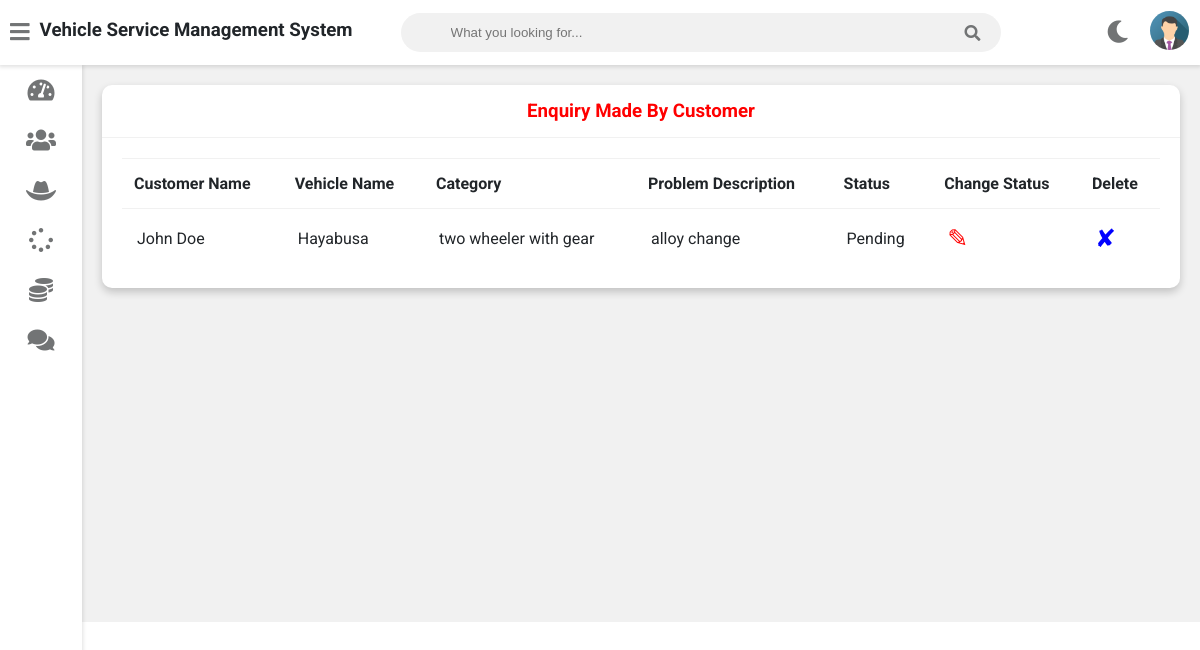
The app's page /admin-view-request (signed in) with its own data.
### vehicle/models.py (models this page shows, shortened)
class Customer(models.Model):
    user=models.OneToOneField(User,on_delete=models.CASCADE)
    profile_pic= models.ImageField(upload_to='profile_pic/CustomerProfilePic/',null=True,blank=True)
    address = models.CharField(max_length=40)
    mobile = models.CharField(max_length=20,null=False)
    @property
    def get_name(self):
        return self.user.first_name+" "+self.user.last_name

class Request(models.Model):
    cat=(('two wheeler with gear','two wheeler with gear'),('two wheeler without gear','two wheeler without gear'),('three wheeler','three wheeler'),('four wheeler','four wheeler'))
    category=models.CharField(max_length=50,choices=cat)
    vehicle_no=models.PositiveIntegerField(null=False)
    vehicle_name = models.CharField(max_length=40,null=False)
    vehicle_model = models.CharField(max_length=40,null=False)
    vehicle_brand = models.CharField(max_length=40,null=False)
    problem_description = models.CharField(max_length=500,null=False)
    date=models.DateField(auto_now=True)
    cost=models.PositiveIntegerField(null=True)
    customer=models.ForeignKey('Customer', on_delete=models.CASCADE,null=True)
    mechanic=models.ForeignKey('Mechanic',on_delete=models.CASCADE,null=True)
    stat=(('Pending','Pending'),('Approved','Approved'),('Repairing','Repairing'),('Repairing Done','Repairing Done'),('Released','Released'))
    status=models.CharField(max_length=50,choices=stat,default='Pending',null=True)

### vehicle/views.py (the view)
# urls.py: path('admin-view-request',views.admin_view_request_view,name='admin-view-request'),
@login_required(login_url='adminlogin')
def admin_view_request_view(request):
    enquiry=models.Request.objects.all().order_by('-id')
    customers=[]
    for enq in enquiry:
        customer=models.Customer.objects.get(id=enq.customer_id)
        customers.append(customer)
    return render(request,'vehicle/admin_view_request.html',{'data':zip(customers,enquiry)})

### templates/vehicle/admin_view_request.html
{% extends 'vehicle/adminbase.html' %}
{% block content %}
	<div class="wrapper">
		<div class="row">
			<div class="col-12 col-m-12 col-sm-12">
				<div class="card">
					<div class="card-header">
						<h3 style="color:red; text-align:center" >Enquiry Made By Customer
						</h3>
					</div>
					<div class="card-content">
						<table>
							<thead>
                <tr>
                  <th>Customer Name</th>
                  <th>Vehicle Name</th>
                  <th>Category</th>
                  <th>Problem Description</th>
                  <th>Status</th>
                  <th>Change Status</th>
                  <th>Delete</th>
                </tr>
							</thead>
							<tbody>
                {% for c,r in data %}
                <tr>
                  <td> {{c.get_name}}</td>
                  <td> {{r.vehicle_name}}</td>
                  <td>{{r.category}}</td>
                  <td>{{r.problem_description}}</td>
                  <td>{{r.status}}</td>
                  <td><a  style="color:red; text-decoration:none;font-size:25px;" href="{% url 'change-status' r.id  %}">&#9998;</a></td>
                  <td><a style="color:blue; text-decoration:none;font-size:25px;"href="{% url 'admin-delete-request' r.id  %}">&#10008;</a></td>
                </tr>
                {% endfor %}
							</tbody>
						</table>
					</div>
				</div>
			</div>
		</div>
<br><br><br><br><br><br><br><br><br><br><br><br><br><br><br><br>
	</div>
{% endblock content %}

### static/style.css (style rules this page uses)
:root { --primary-color: #4834d4; --success-color: #6ab04c; --warning-color: #f0932b; --danger-color: #eb4d4b; --light-color: #212529; --light-second-color: #727475; --light-background: #ffffff; --light-second-background: #f1f1f1; --dark-color: #909090; --dark-second-color: #f5f6fa; --dark-background: #23242D; --dark-second-background: #181818; }
.light { --main-bg-color: var(--light-background); --second-bg-color: var(--light-second-background); --main-color: var(--light-color); --second-color: var(--light-second-color); }
* { box-sizing: border-box; }
body { font-family: 'Roboto', sans-serif; background: var(--main-bg-color); color: var(--main-color); margin: 0; }
.wrapper { padding: 10px; margin-left: 82px; padding-top: 75px; background: var(--second-bg-color); transition: margin-left .5s; }
.row { display: flex; flex-wrap: wrap; flex-direction: row; }
.row:after, .row:before { box-sizing: border-box; }
[class*="col-"] { padding: 10px; }
@media only screen and (min-width: 600px) { .col-sm-12 { width: 100%; } }
@media only screen and (min-width: 768px) { .col-m-12 { width: 100%; } }
@media only screen and (min-width: 992px) { .col-12 { width: 100%; } }
.card { background: var(--main-bg-color); color: var(--main-color); border-radius: 10px; margin-bottom: 10px; box-shadow: 0 4px 8px 0 rgba(0,0,0,0.2); }
.card-header { padding: 15px 30px; border-bottom: 1px solid var(--second-bg-color); position: relative; }
.card-header h3 { margin: 0; }
.card-content { padding: 20px; overflow-x: auto; }
table { border-collapse: collapse; width: 100%; }
table td { border-top: 1px solid var(--second-bg-color); padding: 15px; }
table th { border-top: 1px solid var(--second-bg-color); border-bottom: 1px solid var(--second-bg-color); padding: 15px 12px; text-align: left; }

### records on screen
Customer: get_name "John Doe", vehicle_name "Hayabusa", category "two wheeler with gear", problem_description "alloy change", status "Pending"
